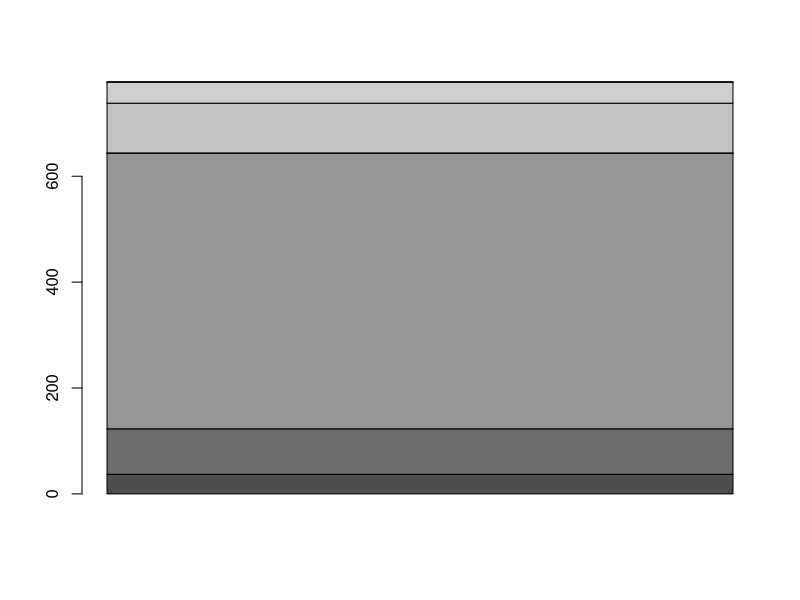
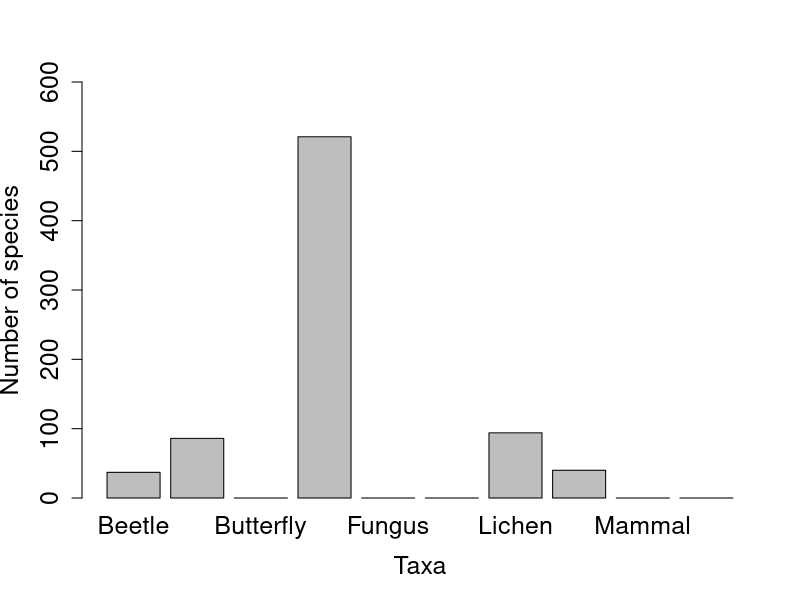
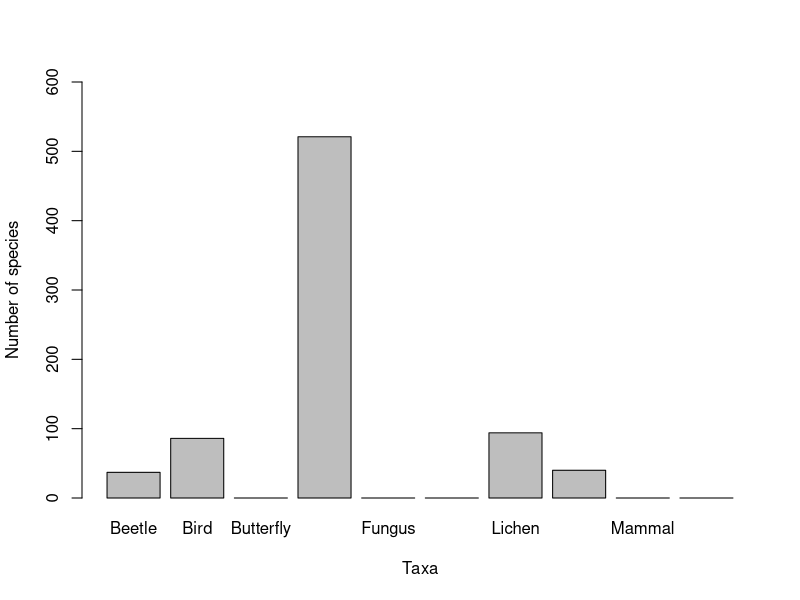

These charts were generated, in order, by the following R code:
# Coding Club Workshop 1 - R Basics
# Learning how to import and explore data, and make graphs about Edinburgh's biodiversity
# Written by Gergana Daskalova 06/11/2016 University of Edinburgh

install.packages("dplyr")
# Note that there are quotation marks when installing a package, but not when loading it
# and remember that hashtags let you add useful notes to your code! 

setwd("~/Desktop/Github/course-repository-Alisonbeee/Week_1")
# This is an example filepath, alter to your own filepath

# Importing Edinburgh Biodiversity Data, publicly available from the NBN Gateway https://data.nbn.org.uk/

# Add informative header

# Add libraries for packages

library(dplyr)
# Insert code to import data here
edidiv <- read.csv("edidiv.csv")


# It's good practice to always check your imported data before starting analysis
head(edidiv)
tail(edidiv)
str(edidiv)

head(edidiv$taxonGroup)     # Displays the first few rows of this column only
class(edidiv$taxonGroup)    # Tells you what type of variable we're dealing with: it's character now but we want it to be a factor
edidiv$taxonGroup <- as.factor(edidiv$taxonGroup)     # What are we doing here?! Now this is a factor not character?
## using the arrow above allows it to be overwritten so it now stays factor
#below more info
dim(edidiv) #  total rows and collums 
summary(edidiv)
summary(edidiv$taxonGroup)  # Gives you a summary of that particular variable (column) in your dataset


# We can create a vector (a series of values) listing how many species from each taxa have been recorded in Edinburgh
# We will filter out the data for each taxon group and then count the unique species within it
# Here we are only hinting to all the cool stuff we can do with dplyr - we will learn more in later tutorials.

Beetle <- filter(edidiv, taxonGroup == "Beetle")
Bird <- filter(edidiv, taxonGroup == "Bird")
Butterfly <- filter(edidiv, taxonGroup == "Buterfly")
FloweringPlants <- filter(edidiv, taxonGroup == "Flowering.Plants")
Fungus <- filter(edidiv, taxonGroup == "Fungus")
Hymenopteran <- filter(edidiv, taxonGroup == "Hymenopteran")
Lichen <- filter(edidiv, taxonGroup == "Lichen")
Liverwort <- filter(edidiv, taxonGroup == "Liverwort")
Mammal <- filter(edidiv, taxonGroup == "Mammal")
Mollusc <- filter(edidiv, taxonGroup == "mollusc")

# To find out the number of different species in each taxa, we will use the function unique() together (length)

a <- length(unique(Beetle$taxonName))
b <- length(unique(Bird$taxonName))
c <- length(unique(Butterfly$taxonName))
e <- length(unique(FloweringPlants$taxonName))
f <- length(unique(Fungus$TaxonName))
g <- length(unique(Hymenopteran$taxon.Name))
h <- length(unique(Lichen$taxonName))
i <- length(unique(Liverwort$taxonName))
j <- length(unique(Mammal$taxonname))
k <- length(unique(Mollusc$taxonName))

# We can now combine all those object in one vector using the c() function and add labels using names() 
biodiv <- c(a,b,c,e,f,g,h,i,j,k)
names(biodiv) <- c("Beetle", 
                   "Bird", 
                   "Butterfly", 
                   "FloweringPlants", 
                   "Fungus", 
                   "Hymenopteran", 
                   "Lichen", 
                   "Liverwort", 
                   "Mammal", 
                   "Mollusc")

# We have all the values now, so we can visualise them quickly with the barplot() function
barplot(as.matrix(biodiv))

# There's a few things not quite right that we should fix
# Add in axis titles 
# Make all column labels visible
# Set the limits for the y axis

# We also want to save our plot
png("barplot.png", width=950, height=500)

barplot(biodiv, xlab="Taxa", ylab="Number of species", ylim=c(0,600), cex.names= 1.5, cex.axis=1.5, cex.lab=1.5)
dev.off()

# The plot has been saved in your working directory
# To confirm where that was, you can use getwd(), and to change it, you can use setwd()
getwd()
## "/Users/alisonstewart/Desktop/Github/course-repository-Alisonbeee/Week_1"

# This was a vector of values, each with a label, which is suitable when dealing with just one set of values
# In most cases you will have more variables and categories
# For that we will use data frames - we can save a data frame as a csv file to use again later

taxa <- c("Beetle", 
          "Bird", 
          "Butterfly", 
          "FloweringPlants", 
          "Fungus", 
          "Hymenopteran", 
          "Lichen", 
          "Liverwort", 
          "Mammal", 
          "Mollusc")
taxa_f <- factor(taxa)
richness <- c(a,b,c,e,f,g,h,i,j,k)
biodata <- data.frame(taxa_f, richness)
write.csv(biodata, file="biodata.csv")

# If we want to make the same barplot using the data frame, not the vector, we need to slightly change the code
# We need to tell the barplot() function exactly what we want it to plot, in our case the richness
png("barplot2.png", width=950, height=500)

barplot(biodata$richness, names.arg=c("Beetle",
                                      "Bird",
                                      "Butterfly",
                                      "FloweringPlants",
                                      "Fungus",
                                      "Hymenopteran",
                                      "Lichen",
                                      "Liverwort",
                                      "Mammal",
                                      "Mollusc"),
        xlab="Taxa", ylab="Number of species", ylim=c(0,600))

dev.off()

# In this tutorial we found out how many species from a range of taxa have been recorded in Edinburgh.
